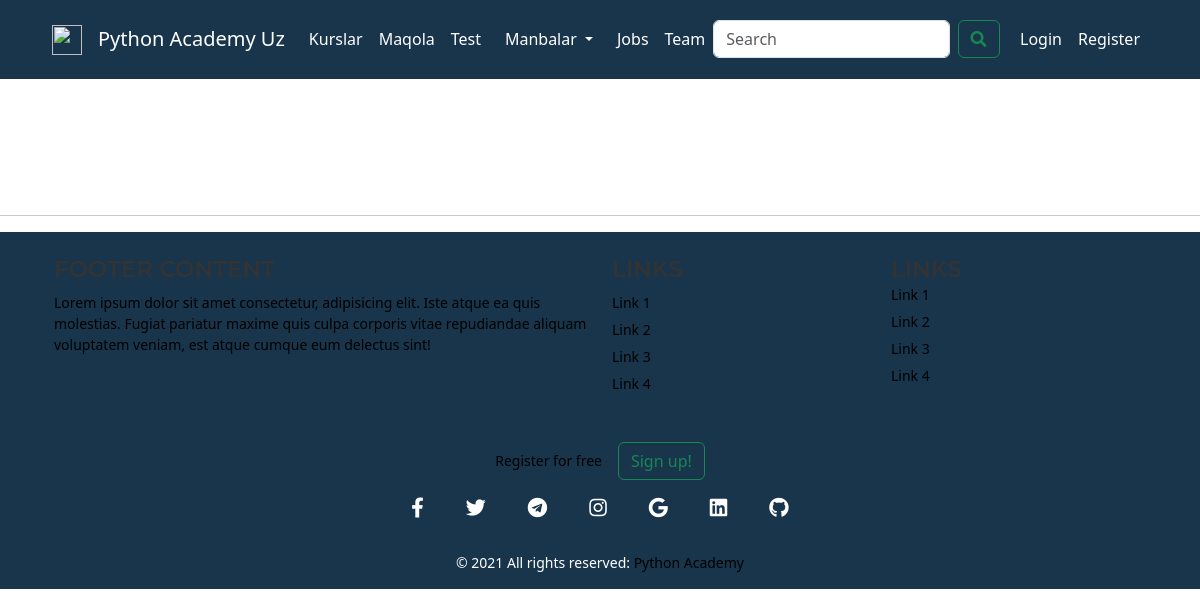
/tests/, run on an earlier commit of the app's database.
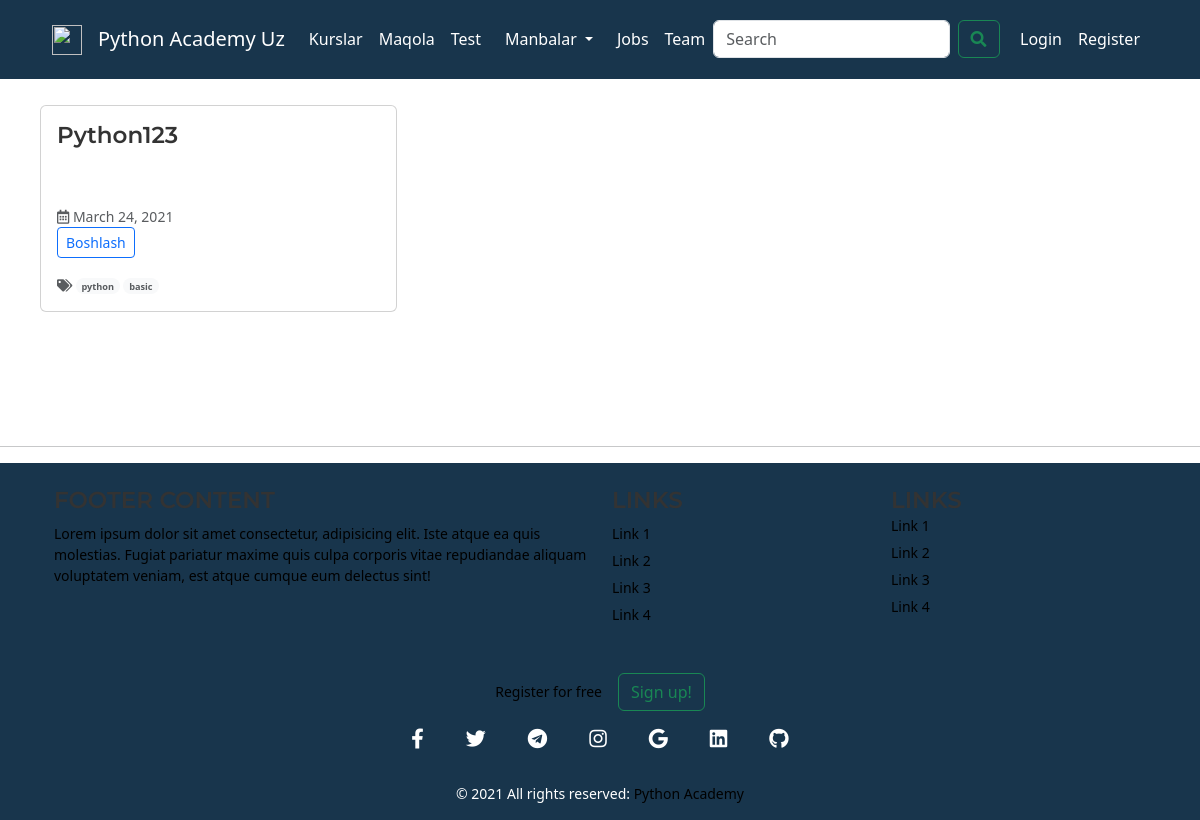
And on a later commit of the database.
### tests/models.py (models this page shows, shortened)
class Exam(models.Model):
    name = models.CharField(max_length=64, verbose_name=u'Exam name', )
    date = models.DateField(default=timezone.now())
    tag = models.ManyToManyField(TagModel)
    slug = models.SlugField()

### home/models.py (models this page shows, shortened)
class TagModel(models.Model):
    name=models.CharField(max_length=15)

### tests/views.py (the view)
# urls.py: path('', exam, name="tests")
def exam(request):
    exam = Exam.objects.all()
    context = {'tests':exam}
    return render(request, 'tests/tests.html', context)

### templates/tests/tests.html (shortened to what this page needs)
{% extends 'base.html' %}
{% block content %}
<div class="container mt-3">
        <div class="row row-cols-1 row-cols-sm-2 row-cols-md-3" id="more">
            {% for test in tests %}
                <div class="col mb-4">
                    <div class="card">
                        <div class="card-body">
                            <h5 class="mb-5"><a class="card-title text-decoration-none">{{test.name}}</a></h5>
                            <div class="text-muted">
                                <p><i class="far fa-calendar-alt"></i> {{test.date}}</p>
                            </div>
                            <a href="blog_detail.html" class="btn btn-sm btn-outline-primary mb-2">Boshlash</a>
                            <p class="card-tags mt-2">
                                <small class="text-muted">
                                    <span class="fa fa-tags"></span>
                                    {% for tag in test.tag.all %}
                                        <a href="#" class="text-muted"><span class="badge rounded-pill bg-light  text-muted">{{tag.name}}</span></a>
                                    {% endfor %}
                                </small>
                            </p>
                        </div>
                    </div>
                </div>
            {% endfor %}
        </div>
    </div>
{% endblock content %}

What changed in the data, as far as the page shows it:
added Exam: name "Python123", date "March 24, 2021"
now on this page (row unchanged): TagModel: name "python"
now on this page (row unchanged): TagModel: name "basic"
